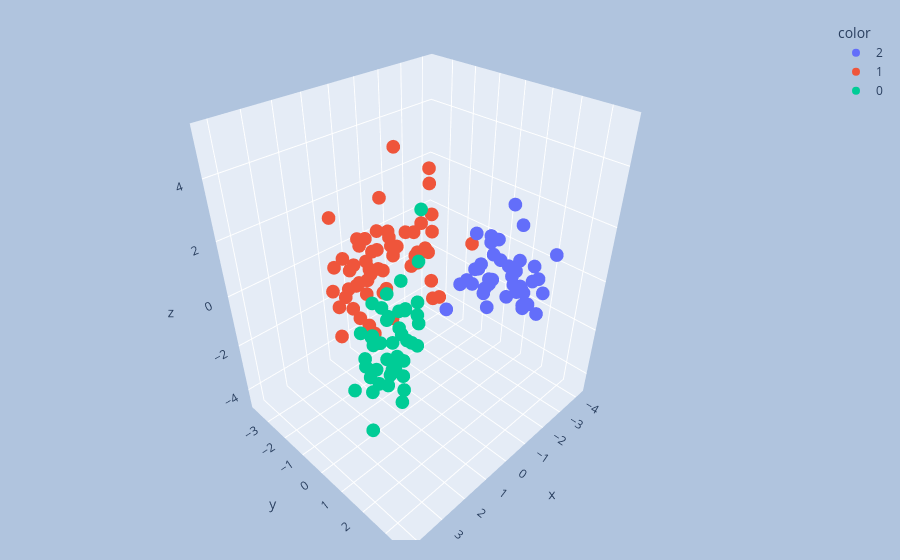

Notebook source saved alongside this figure:
### Code cell
y_train_trf = y_train.astype(str)

fig = px.scatter_3d(
    x=X_train_trf[:, 0],
    y=X_train_trf[:, 1],
    z=X_train_trf[:, 2],
    color=y_train_trf
)

fig.update_layout(
    margin=dict(l=20, r=20, t=20, b=20),
    paper_bgcolor="LightSteelBlue"
)

fig.show()
